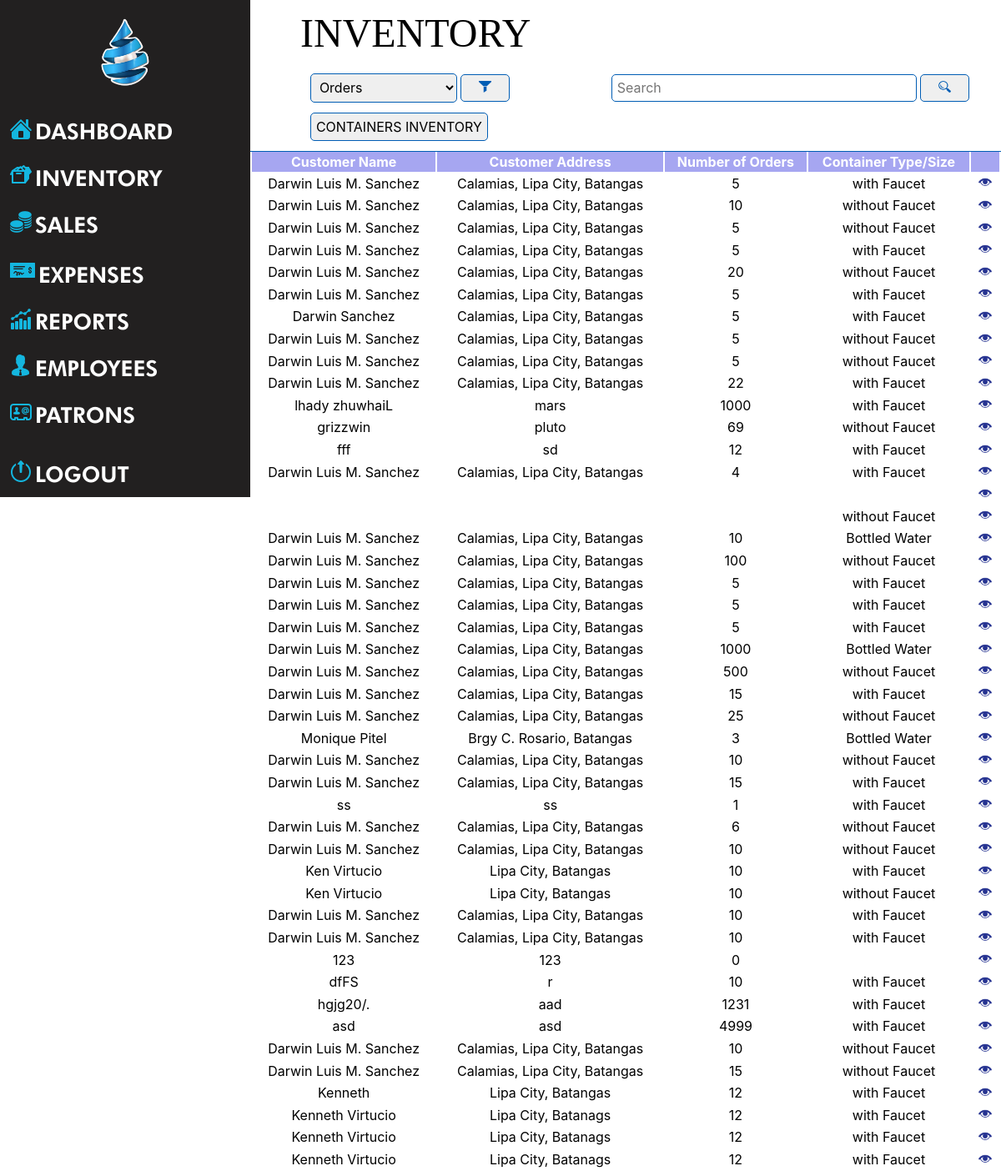
Page /admin/inventory.php (signed in) on the committed database.
### tables this page shows
CREATE TABLE `customerorders` (
  `ordercustomerid` int(11) NOT NULL,
  `ordercustomername` varchar(1000) NOT NULL,
  `orderaddress` varchar(1000) NOT NULL,
  `ordercontactdetails` varchar(500) NOT NULL,
  `orderdateordered` varchar(500) NOT NULL,
  `orderdateneeded` varchar(500) NOT NULL,
  `ordernumber` varchar(250) NOT NULL,
  `ordertype` varchar(250) NOT NULL,
  `ordertotal` varchar(1000) NOT NULL,
  `orderstatus` varchar(500) NOT NULL,
  `orderdatedelivered` varchar(500) NOT NULL,
  `orderpaymentscheme` varchar(500) NOT NULL
);

### admin/inventory.php (the view, shortened to what this page needs)
<?php
    if(!isset($_SESSION["session_accountname"]) && !isset($_SESSION["session_id"])){
        header("location: /PearlBlueWRS/login.php");
    }
    else{
?>
<!DOCTYPE html>
<html lang="en">
<head>
    <link href="/PearlBlueWRS/css/admin/inventory.css" rel="stylesheet" media="screen">
</head>
<body>
    <div id="navbarContainer">
        <div id="navbarBox">
            <div id="navbar">
                <div id="logoPearlBlueContainer">
                    <img src="/PearlBlueWRS/images/logoPearlBlueWRS.png" alt="LOGO" id="logoPearlBlue">
                </div>
                <a href="/PearlBlueWRS/admin/" id="dashboardlink" class="linknavbar">
                    <div id="dashboardContainer">
                        <div id="dashboardIconContainer" class="inlineDesign">
                            <img src="/PearlBlueWRS/images/icons/admin/home.png" alt="DASHBOARD" id="dashboardIcon">
                        </div>
                        <div id="dashboardTextContainer" class="inlineDesign">
                            <span id="dashboardText">DASHBOARD</span>
                        </div>
                    </div>
                </a>
                <a href="/PearlBlueWRS/admin/inventory.php" id="inventorylink" class="linknavbar">
                    <div id="inventoryContainer">
                        <div id="inventoryIconContainer" class="inlineDesign">
                            <img src="/PearlBlueWRS/images/icons/admin/inventory.png" alt="INVENTORY" id="inventoryIcon">
                        </div>
                        <div id="inventoryTextContainer" class="inlineDesign">
                            <span id="inventoryText">INVENTORY</span>
                        </div>
                    </div>
                </a>
                <a href="/PearlBlueWRS/admin/sales.php" id="salesandexpenseslink" class="linknavbar">
                    <div id="salesandexpensesContainer">
                        <div id="salesandexpensesIconContainer" class="inlineDesign">
                            <img src="/PearlBlueWRS/images/icons/admin/coins.png" alt="SALES AND EXPENSES" id="salesandexpensesIcon">
                        </div>
                        <div id="salesandexpensesTextContainer" class="inlineDesign">
                            <span id="salesandexpensesText">SALES</span>
                        </div>
                    </div>
                </a>
                <a href="/PearlBlueWRS/admin/expenses.php" id="expenseslink">
                    <div id="salesandexpensesContainer">
                        <div id="salesandexpensesIconContainer" class="inlineDesign">
                            <img src="/PearlBlueWRS/images/icons/admin/expenses.png" alt="SALES AND EXPENSES" id="expensesIcon">
                        </div>
                        <div id="salesandexpensesTextContainer" class="inlineDesign">
                            <span id="salesandexpensesText">EXPENSES</span>
                        </div>
                    </div>
                </a>
                <a href="/PearlBlueWRS/admin/reports.php" id="reportslink" class="linknavbar">
                    <div id="reportsContainer">
                        <div id="reportsIconContainer" class="inlineDesign">
                            <img src="/PearlBlueWRS/images/icons/admin/chart.png" alt="REPORTS" id="reportsIcon">
                        </div>
                        <div id="reportsTextContainer" class="inlineDesign">
                            <span id="reportsText">REPORTS</span>
                        </div>
                    </div>
                </a>
                <a href="/PearlBlueWRS/admin/employees.php" id="employeeslink" class="linknavbar">
                    <div id="employeesContainer">
                        <div id="employeesIconContainer" class="inlineDesign">
                            <img src="/PearlBlueWRS/images/icons/admin/employee.png" alt="EMPLOYEES" id="employeesIcon">
                        </div>
                        <div id="employeesTextContainer" class="inlineDesign">
                            <span id="employeesText">EMPLOYEES</span>
                        </div>
                    </div>
                </a>
                <a href="/PearlBlueWRS/admin/patrons.php" id="patronslink" class="linknavbar">
                    <div id="patronsContainer">
                        <div id="patronsIconContainer" class="inlineDesign">
                            <img src="/PearlBlueWRS/images/icons/admin/patron.png" alt="PATRONS" id="patronsIcon">
                        </div>
                        <div id="patronsTextContainer" class="inlineDesign">
                            <span id="patronsText">PATRONS</span>
                        </div>
                    </div>
                </a>
                <a href="/PearlBlueWRS/admin/logout.php" id="logoutlink" class="linknavbar">
                    <div id="logoutContainer">
                        <div id="patronsIconContainer" class="inlineDesign">
                            <img src="/PearlBlueWRS/images/icons/admin/logout.png" alt="LOGOUT" id="logoutIcon">
                        </div>
                        <div id="logoutTextContainer" class="inlineDesign">
                            <span id="logoutText">LOGOUT</span>
                        </div>
                    </div>
                </a>
            </div>
        </div>
    </div>
    <div id="dashboardTextCont">
        <span id="dashboardTextTop">INVENTORY</span>
    </div>
    <div id="searchfilterContainer">
        <div id="searchfilter">
            <div id="filterContainer" class="inlinesearchfilter">
                <form action="" method="POST" class="inlinesearchfilter">
                    <select name="categoryFilter" id="categoryFilter">
                        <option value="CUSTOMER ORDERS">Orders</option>
                    </select>
                    <button type="submit" id="submitFilter" name="submitFilter"><img src="/PearlBlueWRS/images/icons/admin/filter.png" id="filterIcon"></button>
                </form>
            </div>
            <div id="searchContainer" class="inlinesearchfilter">
                <form action="inventory-search.php" method="POST" class="inlinesearchfilter">
                    <input type="text" name="searchKey" id="searchKey" placeholder="Search">
                    <button type="submit" id="submitSearch" name="submitSearch"><img src="/PearlBlueWRS/images/icons/admin/search.png" id="searchIcon"></button>
                </form>
            </div>
            <div id="inventoryClass">
                <button type="button" id="showContainersBtn" class="inventoryClassBtn">CONTAINERS INVENTORY</button>
            </div>
        </div>
    </div>
    <div id="ordersinventoryContainer">
        <div id="ordersinventory">
            <table id="tableOrdersInventory">
                <thead>
                    <tr>
                        <td>Customer Name</td>
                        <td>Customer Address</td>
                        <td>Number of Orders</td>
                        <td>Container Type/Size</td>
                        <td></td>
                    </tr>
                </thead>
            <?php
                include("include/connect.php");
                $query = mysqli_query($con, "SELECT * FROM customerorders ORDER BY ordercustomerid ASC");
                $checkquery = mysqli_num_rows($query);
                if($checkquery != 0){
                    while ($row = mysqli_fetch_assoc($query)){
                        ?>
                <tbody>
                    <tr>
                        <td><?php echo $row['ordercustomername']; ?></td>
                        <td><?php echo $row['orderaddress']; ?></td>
                        <td><?php echo $row['ordernumber']; ?></td>
                        <td><?php echo $row['ordertype']; ?></td>
                        <td><form action="" method="POST">
                            <button type="submit" id="viewSubmit" name="viewSubmit"><img src="/PearlBlueWRS/images/icons/admin/eye.png" id="viewEyeIcon"></button>
                        </form></td>
                    </tr>
                        <?php
                    }
                    ?>
                </tbody>
            </table>
                    <?php
                }
                else{
                }
            ?>
        </div>
    </div>
</body>
</html>
<?php
    }
?>

### css/admin/inventory.css (style rules this page uses)
body { margin: 0; }
.linknavbar { text-decoration: none; }
.inlineDesign { display: inline; }
#navbarContainer { z-index: 1; position: fixed; top: 0; left: 0; width: 25%; }
#navbarBox { width: 100%; }
#navbar { background-color: rgb(34, 32, 32); width: 100%; height: 100%; }
#logoPearlBlueContainer { padding: 5%; text-align: center; }
#logoPearlBlue { width: 35%; }
#dashboardlink { color: white; }
#dashboardContainer { padding: 4%; }
#dashboardText { font-family: Futura Hv; font-size: 26.25px; }
#inventorylink { color: white; }
#inventoryContainer { padding: 4%; }
#inventoryText { font-family: Futura Hv; font-size: 26.25px; }
#salesandexpenseslink { color: white; }
#salesandexpensesContainer { padding: 4%; }
#salesandexpensesText { font-family: Futura Hv; font-size: 26.25px; }
#expenseslink { text-decoration: none; color: white; }
#expensesIcon { width: 30px; }
#reportslink { color: white; }
#reportsContainer { padding: 4%; }
#reportsText { font-family: Futura Hv; font-size: 26.25px; }
#employeeslink { color: white; }
#employeesContainer { padding: 4%; }
#employeesText { font-family: Futura Hv; font-size: 26.25px; }
#patronslink { color: white; }
#patronsContainer { padding: 4%; }
#patronsText { font-family: Futura Hv; font-size: 26.25px; }
#logoutlink { color: white; }
#logoutContainer { margin-top: 5%; padding: 4%; }
#logoutText { font-family: Futura Hv; font-size: 26.25px; }
#dashboardTextCont { z-index: 0; padding-top: 1%; padding-left: 30%; padding-right: 5%; padding-bottom: 1%; position: fixed; top: 0; width: 100%; background-color: white; border-bottom: 1px solid #005db4; }
#dashboardTextTop { font-family: Bebas; font-size: 36pt; }
#searchfilterContainer { position: fixed; top: 0; width: 100%; margin-top: 6.3%; padding-left: 30%; background-color: white; border-bottom: 1px solid #005db4; }
#searchfilter { padding: 1%; }
.inlinesearchfilter { display: inline; }
#categoryFilter { padding: 0.5%; width: 15%; font-family: -apple-system, BlinkMacSystemFont, 'Segoe UI', Roboto, Oxygen, Ubuntu, Cantarell, 'Open Sans', 'Helvetica Neue', sans-serif; font-size: 12pt; border-radius: 5px; border: 1px solid #005db4; }
#searchContainer { margin-left: 10%; }
#searchKey { padding: 0.5%; width: 30%; font-family: -apple-system, BlinkMacSystemFont, 'Segoe UI', Roboto, Oxygen, Ubuntu, Cantarell, 'Open Sans', 'Helvetica Neue', sans-serif; font-size: 12pt; border-radius: 5px; border: 1px solid #005db4; }
#submitSearch { padding: 0.5%; width: 5%; font-family: -apple-system, BlinkMacSystemFont, 'Segoe UI', Roboto, Oxygen, Ubuntu, Cantarell, 'Open Sans', 'Helvetica Neue', sans-serif; font-size: 12pt; border-radius: 5px; border: 1px solid #005db4; }
#submitFilter { padding: 0.5%; width: 5%; font-family: -apple-system, BlinkMacSystemFont, 'Segoe UI', Roboto, Oxygen, Ubuntu, Cantarell, 'Open Sans', 'Helvetica Neue', sans-serif; font-size: 12pt; border-radius: 5px; border: 1px solid #005db4; }
#searchIcon { width: 11pt; }
#filterIcon { width: 11pt; }
#inventoryClass { padding-top: 1%; }
.inventoryClassBtn { padding: 0.5%; font-family: -apple-system, BlinkMacSystemFont, 'Segoe UI', Roboto, Oxygen, Ubuntu, Cantarell, 'Open Sans', 'Helvetica Neue', sans-serif; font-size: 12pt; border-radius: 5px; border: 1px solid #005db4; }
#ordersinventoryContainer { display: block; margin-top: 15%; margin-left: 25%; font-family: -apple-system, BlinkMacSystemFont, 'Segoe UI', Roboto, Oxygen, Ubuntu, Cantarell, 'Open Sans', 'Helvetica Neue', sans-serif; font-size: 12pt; }
#ordersinventory>table>thead { text-align: center; font-weight: bold; }
#ordersinventory>table>thead>tr>td, #ordersinventory>table>tbody>tr>td { padding: 0.2%; text-align: center; }
#ordersinventory>table>thead>tr>td { background-color: rgb(166, 166, 241); color: white; }
#tableOrdersInventory { width: 100%; }
#viewSubmit { background-color: rgba(255, 255, 255, 0); border: none; }
#viewEyeIcon { width: 12pt; }

### rows in the picture
customerorders: ordercustomername "Darwin Luis M. Sanchez", orderaddress "Calamias, Lipa City, Batangas", ordernumber "5", ordertype "with Faucet"
customerorders: ordercustomername "Darwin Luis M. Sanchez", orderaddress "Calamias, Lipa City, Batangas", ordernumber "10", ordertype "without Faucet"
customerorders: ordercustomername "Darwin Luis M. Sanchez", orderaddress "Calamias, Lipa City, Batangas", ordernumber "5", ordertype "without Faucet"
customerorders: ordercustomername "Darwin Luis M. Sanchez", orderaddress "Calamias, Lipa City, Batangas", ordernumber "5", ordertype "with Faucet"
customerorders: ordercustomername "Darwin Luis M. Sanchez", orderaddress "Calamias, Lipa City, Batangas", ordernumber "20", ordertype "without Faucet"
customerorders: ordercustomername "Darwin Luis M. Sanchez", orderaddress "Calamias, Lipa City, Batangas", ordernumber "5", ordertype "with Faucet"
customerorders: ordercustomername "Darwin Sanchez", orderaddress "Calamias, Lipa City, Batangas", ordernumber "5", ordertype "with Faucet"
customerorders: ordercustomername "Darwin Luis M. Sanchez", orderaddress "Calamias, Lipa City, Batangas", ordernumber "5", ordertype "without Faucet"
customerorders: ordercustomername "Darwin Luis M. Sanchez", orderaddress "Calamias, Lipa City, Batangas", ordernumber "5", ordertype "without Faucet"
customerorders: ordercustomername "Darwin Luis M. Sanchez", orderaddress "Calamias, Lipa City, Batangas", ordernumber "22", ordertype "with Faucet"
customerorders: ordercustomername "lhady zhuwhaiL", orderaddress "mars", ordernumber "1000", ordertype "with Faucet"
customerorders: ordercustomername "grizzwin", orderaddress "pluto", ordernumber "69", ordertype "without Faucet"
customerorders: ordercustomername "fff", orderaddress "sd", ordernumber "12", ordertype "with Faucet"
customerorders: ordercustomername "Darwin Luis M. Sanchez", orderaddress "Calamias, Lipa City, Batangas", ordernumber "4", ordertype "with Faucet"
customerorders: ordertype "without Faucet"
customerorders: ordercustomername "Darwin Luis M. Sanchez", orderaddress "Calamias, Lipa City, Batangas", ordernumber "10", ordertype "Bottled Water"
customerorders: ordercustomername "Darwin Luis M. Sanchez", orderaddress "Calamias, Lipa City, Batangas", ordernumber "100", ordertype "without Faucet"
customerorders: ordercustomername "Darwin Luis M. Sanchez", orderaddress "Calamias, Lipa City, Batangas", ordernumber "5", ordertype "with Faucet"
customerorders: ordercustomername "Darwin Luis M. Sanchez", orderaddress "Calamias, Lipa City, Batangas", ordernumber "5", ordertype "with Faucet"
customerorders: ordercustomername "Darwin Luis M. Sanchez", orderaddress "Calamias, Lipa City, Batangas", ordernumber "5", ordertype "with Faucet"
customerorders: ordercustomername "Darwin Luis M. Sanchez", orderaddress "Calamias, Lipa City, Batangas", ordernumber "1000", ordertype "Bottled Water"
customerorders: ordercustomername "Darwin Luis M. Sanchez", orderaddress "Calamias, Lipa City, Batangas", ordernumber "500", ordertype "without Faucet"
customerorders: ordercustomername "Darwin Luis M. Sanchez", orderaddress "Calamias, Lipa City, Batangas", ordernumber "15", ordertype "with Faucet"
customerorders: ordercustomername "Darwin Luis M. Sanchez", orderaddress "Calamias, Lipa City, Batangas", ordernumber "25", ordertype "without Faucet"
customerorders: ordercustomername "Monique Pitel", orderaddress "Brgy C. Rosario, Batangas", ordernumber "3", ordertype "Bottled Water"
customerorders: ordercustomername "Darwin Luis M. Sanchez", orderaddress "Calamias, Lipa City, Batangas", ordernumber "10", ordertype "without Faucet"
customerorders: ordercustomername "Darwin Luis M. Sanchez", orderaddress "Calamias, Lipa City, Batangas", ordernumber "15", ordertype "with Faucet"
customerorders: ordercustomername "ss", orderaddress "ss", ordernumber "1", ordertype "with Faucet"
customerorders: ordercustomername "Darwin Luis M. Sanchez", orderaddress "Calamias, Lipa City, Batangas", ordernumber "6", ordertype "without Faucet"
customerorders: ordercustomername "Darwin Luis M. Sanchez", orderaddress "Calamias, Lipa City, Batangas", ordernumber "10", ordertype "without Faucet"
customerorders: ordercustomername "Ken Virtucio", orderaddress "Lipa City, Batangas", ordernumber "10", ordertype "with Faucet"
customerorders: ordercustomername "Ken Virtucio", orderaddress "Lipa City, Batangas", ordernumber "10", ordertype "without Faucet"
customerorders: ordercustomername "Darwin Luis M. Sanchez", orderaddress "Calamias, Lipa City, Batangas", ordernumber "10", ordertype "with Faucet"
customerorders: ordercustomername "Darwin Luis M. Sanchez", orderaddress "Calamias, Lipa City, Batangas", ordernumber "10", ordertype "with Faucet"
customerorders: ordercustomername "123", orderaddress "123", ordernumber "0"
customerorders: ordercustomername "dfFS", orderaddress "r", ordernumber "10", ordertype "with Faucet"
customerorders: ordercustomername "hgjg20/.", orderaddress "aad", ordernumber "1231", ordertype "with Faucet"
customerorders: ordercustomername "asd", orderaddress "asd", ordernumber "4999", ordertype "with Faucet"
customerorders: ordercustomername "Darwin Luis M. Sanchez", orderaddress "Calamias, Lipa City, Batangas", ordernumber "10", ordertype "without Faucet"
customerorders: ordercustomername "Darwin Luis M. Sanchez", orderaddress "Calamias, Lipa City, Batangas", ordernumber "15", ordertype "without Faucet"
customerorders: ordercustomername "Kenneth", orderaddress "Lipa City, Batangas", ordernumber "12", ordertype "with Faucet"
customerorders: ordercustomername "Kenneth Virtucio", orderaddress "Lipa City, Batanags", ordernumber "12", ordertype "with Faucet"
customerorders: ordercustomername "Kenneth Virtucio", orderaddress "Lipa City, Batanags", ordernumber "12", ordertype "with Faucet"
customerorders: ordercustomername "Kenneth Virtucio", orderaddress "Lipa City, Batanags", ordernumber "12", ordertype "with Faucet"
